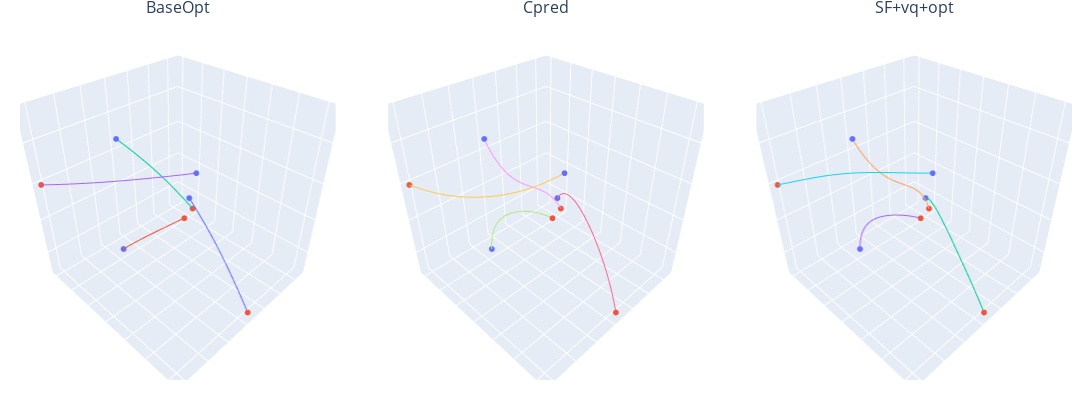

Notebook code cell kept with this figure:
### Code cell
x_init, y_init, z_init, x_fin, y_fin, z_fin, center, radii = next(test_loader)
x_init, y_init, z_init, x_fin, y_fin, z_fin, center, radii = (
	x_init.to(device=device), y_init.to(device=device), z_init.to(device=device), 
	x_fin.to(device=device), y_fin.to(device=device), z_fin.to(device=device),
	center.to(device), radii.to(device) 
)

inits = th.stack([x_init, y_init, z_init], dim=-2)
fins = th.stack([x_fin, y_fin, z_fin], dim=-2)
conditions = th.stack([inits, fins], dim=-1)

state_x, state_y, state_z = make_state(
	x_init, y_init, z_init, x_fin, y_fin, z_fin
)
inp = make_inp(x_init, y_init, z_init, x_fin, y_fin, z_fin)

start = time.time()
with th.no_grad():
	latent_idx = th.zeros(batch_size, num_agent, lheight, lwidth, dtype=th.float32, device=device)
	for i in range(lheight):
		for j in range(lwidth):
			output = sampler(latent_idx, conditions.permute(0, 2, 1, 3))
			latent_idx[:, :, i, j] = th.multinomial(
				th.nn.functional.softmax(output[:, :, i, j].cpu(), dim=-1),
				num_samples=1
			)

	latent = vq_model.quantizer.embedding(latent_idx.to(dtype=th.int32))[:, 0]
	
	print(time.time()-start)
	print('pix sampling done')
	
	c_pred = vq_model.decode(
		latent, 
		x_init.repeat_interleave(batch_size, 0), y_init.repeat_interleave(batch_size, 0), z_init.repeat_interleave(batch_size, 0), 
		x_fin.repeat_interleave(batch_size, 0), y_fin.repeat_interleave(batch_size, 0), z_fin.repeat_interleave(batch_size, 0)
	)
	rec_trajs = (c_pred @ P.mT).cpu().numpy()
	cx_trajs, cy_trajs, cz_trajs = rec_trajs[:, 0, :, :], rec_trajs[:, 1, :, :], rec_trajs[:, 2, :, :]

	cx_pred, cy_pred, cz_pred = (
		c_pred[:, 0, ...].flatten(start_dim=-2), 
		c_pred[:, 1, ...].flatten(start_dim=-2), 
		c_pred[:, 2, ...].flatten(start_dim=-2)
	)
	c_pred_test = th.cat([cx_pred, cy_pred, cz_pred], dim=-1)

	### End - vq-px

	inp_test = th.vstack([inp] * batch_size)
	cen_test = th.vstack([center] * batch_size)
	rad_test = th.vstack([radii] * batch_size)
	state_x_test = th.vstack([state_x]*batch_size)
	state_y_test = th.vstack([state_y]*batch_size)
	state_z_test = th.vstack([state_z]*batch_size)

	c_x_guess, c_y_guess, c_z_guess, lamda_x, lamda_y, lamda_z = model_sf(inp_test, th.cat([c_pred_test, cen_test, rad_test], dim=-1))
	
	c_x_pred = c_pred_test[:, 0 : multi_agent_learned.nvar*multi_agent_learned.num_agent] 
	c_y_pred = c_pred_test[:, multi_agent_learned.nvar*multi_agent_learned.num_agent : 2*multi_agent_learned.nvar*multi_agent_learned.num_agent]  
	c_z_pred = c_pred_test[:, 2*multi_agent_learned.nvar*multi_agent_learned.num_agent : 3*multi_agent_learned.nvar*multi_agent_learned.num_agent]


	x_ell, y_ell, z_ell = center.permute(1, 0)
	x_ell, y_ell, z_ell = (
		x_ell[..., None].cpu() * th.ones((batch_size, num * num_agent)),
		y_ell[..., None].cpu() * th.ones((batch_size, num * num_agent)),
		z_ell[..., None].cpu() * th.ones((batch_size, num * num_agent))
	)

	a_ell, b_ell, c_ell = radii.permute(1, 0)
	a_ell, b_ell, c_ell = (
		a_ell[..., None].cpu() * th.ones((batch_size, num * num_agent)),
		b_ell[..., None].cpu() * th.ones((batch_size, num * num_agent)),
		c_ell[..., None].cpu() * th.ones((batch_size, num * num_agent))
	)
	
	lamda_x_jnp = jnp.asarray( lamda_x.cpu().detach().numpy()  )
	lamda_y_jnp = jnp.asarray( lamda_y.cpu().detach().numpy()  )
	lamda_z_jnp = jnp.asarray( lamda_z.cpu().detach().numpy()  )
	
	c_x_pred_jnp = jnp.asarray( c_x_pred.cpu().detach().numpy()  )
	c_y_pred_jnp = jnp.asarray( c_y_pred.cpu().detach().numpy()  )
	c_z_pred_jnp = jnp.asarray( c_z_pred.cpu().detach().numpy()  )
	
	c_x_guess_jnp = jnp.asarray( c_x_guess.cpu().detach().numpy()  )
	c_y_guess_jnp = jnp.asarray( c_y_guess.cpu().detach().numpy()  )
	c_z_guess_jnp = jnp.asarray( c_z_guess.cpu().detach().numpy()  )

	c_x_guess = th.from_numpy(np.array(c_x_guess_jnp))
	c_y_guess = th.from_numpy(np.array(c_y_guess_jnp))
	c_z_guess = th.from_numpy(np.array(c_z_guess_jnp))
	
		
	state_x_test_jnp = jnp.asarray(state_x_test.cpu().detach().numpy())
	state_y_test_jnp = jnp.asarray(state_y_test.cpu().detach().numpy())
	state_z_test_jnp = jnp.asarray(state_z_test.cpu().detach().numpy())


	start = time.time()
	primal_sol_x, primal_sol_y, primal_sol_z, accumulated_res_primal, accumulated_res_fixed_point, primal_residual, dual_residual = jax.block_until_ready(multi_agent_learned(
		c_x_pred_jnp, c_y_pred_jnp, c_z_pred_jnp, c_x_guess_jnp, c_y_guess_jnp, c_z_guess_jnp, 
		lamda_x_jnp, lamda_y_jnp, lamda_z_jnp, state_x_test_jnp, state_y_test_jnp, state_z_test_jnp, 
		x_ell.cpu().numpy(), y_ell.cpu().numpy(), z_ell.cpu().numpy(), a_ell.cpu().numpy(), b_ell.cpu().numpy(), c_ell.cpu().numpy()
	))
	
	print(time.time()-start)
	print('computation done')

	primal_sol_x_base, primal_sol_y_base, primal_sol_z_base, primal_residual_base, dual_residual_base = multi_agent_base.custom_forward(
		state_x_test_jnp, state_y_test_jnp, state_z_test_jnp, 
		x_ell.cpu().numpy(), y_ell.cpu().numpy(), z_ell.cpu().numpy(), 
		a_ell.cpu().numpy(), b_ell.cpu().numpy(), c_ell.cpu().numpy()
	)
	# primal_sol_x_base, primal_sol_y_base, primal_sol_z_base, _, _, primal_residual_base, dual_residual_base = jax.block_until_ready(multi_agent_learned(
	# 	c_x_pred_jnp, c_y_pred_jnp, c_z_pred_jnp, 
	# 	c_x_pred_jnp, c_y_pred_jnp, c_z_pred_jnp, 
	# 	jnp.zeros_like(lamda_x_jnp), jnp.zeros_like(lamda_y_jnp), jnp.zeros_like(lamda_z_jnp), 
	# 	state_x_test_jnp, state_y_test_jnp, state_z_test_jnp, 
	# 	x_ell.cpu().numpy(), y_ell.cpu().numpy(), z_ell.cpu().numpy(), 
	# 	a_ell.cpu().numpy(), b_ell.cpu().numpy(), c_ell.cpu().numpy()
	# ))

	best_idx = np.nanargmin(primal_residual[-1, :] + 0*dual_residual[-1, :])
	best_idx_base = np.nanargmin(primal_residual_base[-1, :] + 0*dual_residual_base[-1, :])

	primal_sol_x_1 = primal_sol_x[best_idx]
	primal_sol_y_1 = primal_sol_y[best_idx]
	primal_sol_z_1 = primal_sol_z[best_idx]

	primal_sol_x_1 = primal_sol_x_1.reshape(multi_agent_learned.num_agent, multi_agent_learned.nvar)
	primal_sol_y_1 = primal_sol_y_1.reshape(multi_agent_learned.num_agent, multi_agent_learned.nvar)
	primal_sol_z_1 = primal_sol_z_1.reshape(multi_agent_learned.num_agent, multi_agent_learned.nvar)

	primal_sol_x_1_base = primal_sol_x_base[best_idx]
	primal_sol_y_1_base = primal_sol_y_base[best_idx]
	primal_sol_z_1_base = primal_sol_z_base[best_idx]

	primal_sol_x_1_base = primal_sol_x_1_base.reshape(multi_agent_learned.num_agent, multi_agent_learned.nvar)
	primal_sol_y_1_base = primal_sol_y_1_base.reshape(multi_agent_learned.num_agent, multi_agent_learned.nvar)
	primal_sol_z_1_base = primal_sol_z_1_base.reshape(multi_agent_learned.num_agent, multi_agent_learned.nvar)
	
	primal_sol_x_1_init = c_x_pred_jnp[best_idx]
	primal_sol_y_1_init = c_y_pred_jnp[best_idx]
	primal_sol_z_1_init = c_z_pred_jnp[best_idx]

	primal_sol_x_1_init = primal_sol_x_1_init.reshape(multi_agent_learned.num_agent, multi_agent_learned.nvar)
	primal_sol_y_1_init = primal_sol_y_1_init.reshape(multi_agent_learned.num_agent, multi_agent_learned.nvar)
	primal_sol_z_1_init = primal_sol_z_1_init.reshape(multi_agent_learned.num_agent, multi_agent_learned.nvar)

	x_traj = jnp.dot(multi_agent_learned.P, primal_sol_x_1.T).T
	y_traj = jnp.dot(multi_agent_learned.P, primal_sol_y_1.T).T
	z_traj = jnp.dot(multi_agent_learned.P, primal_sol_z_1.T).T

	x_traj_base = jnp.dot(multi_agent_learned.P, primal_sol_x_1_base.T).T
	y_traj_base = jnp.dot(multi_agent_learned.P, primal_sol_y_1_base.T).T
	z_traj_base = jnp.dot(multi_agent_learned.P, primal_sol_z_1_base.T).T
	
	x_traj_init = jnp.dot(multi_agent_learned.P, primal_sol_x_1_init.T).T
	y_traj_init = jnp.dot(multi_agent_learned.P, primal_sol_y_1_init.T).T
	z_traj_init = jnp.dot(multi_agent_learned.P, primal_sol_z_1_init.T).T

	fig = plt.figure(figsize=(11, 4))
	ax = plt.subplot(121)
	ax.plot(primal_residual[:, best_idx], '-r', label="sf_layer")
	ax.plot(primal_residual_base[:, best_idx_base], '-b', label="base")
	ax.set_title("Train loss")
	ax.set_yscale('log')
	ax.grid(which="both")
	ax.legend(loc='upper center')

	ax = plt.subplot(122)
	ax.plot(dual_residual[:, best_idx], '-r', label="sf_layer")
	ax.plot(dual_residual_base[:, best_idx_base], '-b', label="base")
	ax.set_title("Primal loss")
	ax.set_yscale('log')
	ax.grid(which="both")
	ax.legend(loc='upper center')

	plt.tight_layout()
	plt.show()

	vx_trajs, vy_trajs, vz_trajs = np.stack([x_traj_base, cx_trajs[best_idx], x_traj]), np.stack([y_traj_base, cy_trajs[best_idx], y_traj]), np.stack([z_traj_base, cz_trajs[best_idx], z_traj])
	multiviz_trajs(vx_trajs[:3], vy_trajs[:3], vz_trajs[:3], nrows=1, ncols=3, num_agents=num_agent, height=400, width=1_600, titles=["BaseOpt", "Cpred", "SF+vq+opt"])
